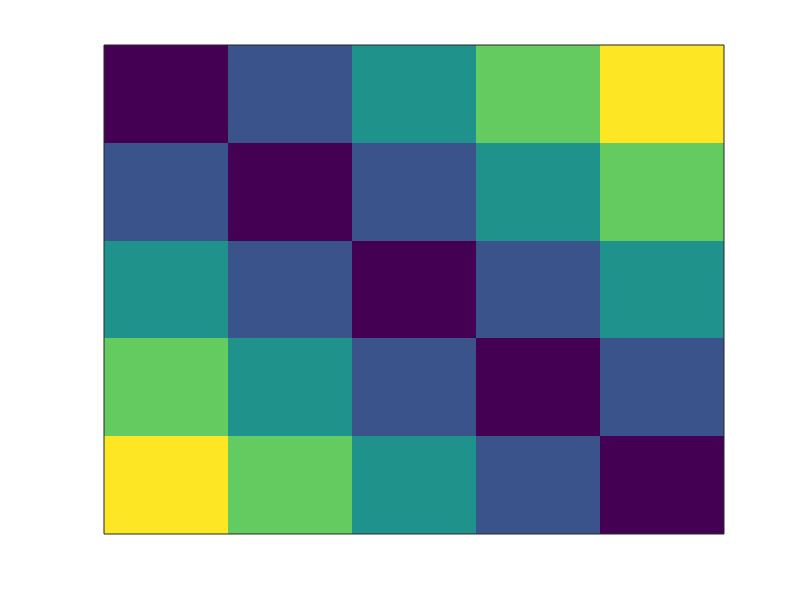

MATLAB code for this plot: (Note: this script raises an error after producing the figure.)
clear
clc
n = input('Enter the dimensions n:');
A = zeros (n);
for i = 1:n;
    for j = 1:n;
        for k = 1:n
            if (i==j);
            A(i,j) = 1;
            end
            if (j==i+k || i==j+k)
            A(i,j) = k+1;
            end
        end
    end
end
A
for t=1:200
    for i=1:n
        for j=1:n
            A(i,j)=A(i,j)+1;
            if(A(i,j)>n)
                A(i,j)=A(i,j)-n;
            end
        end
    end
    imagesc(A);
    set(gca,'XTick',[]);
    set(gca,'YTick',[]);
    S(t)=getframe();
end
movie2avi(S,'E_MIN_Diagonal_Distribution.avi')